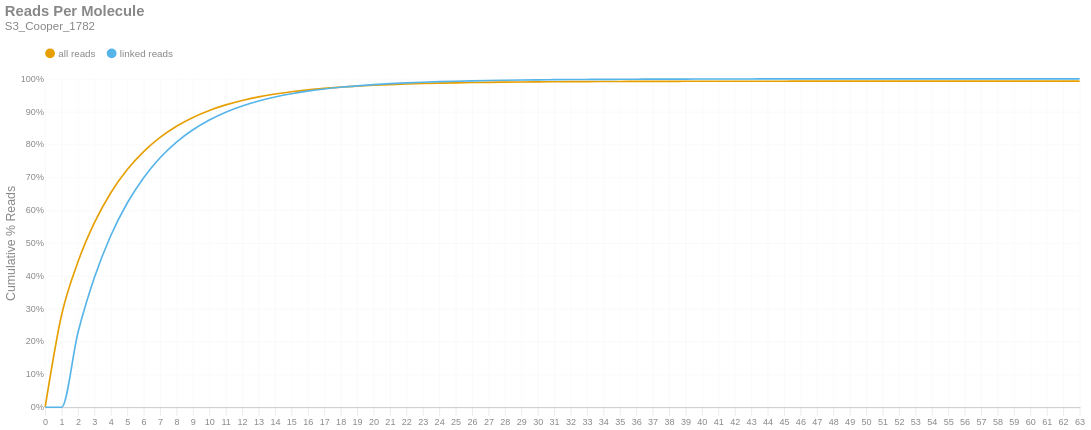

The notebook cell saved with this chart:
### Markdown cell above
### Reads per Molecule
This chart shows the cumulative distribution of the number of reads per linked molecule. That is, how many alignments are associated with a unique molecule. This excludes the number of reads associated with invalid or absent linked-read barcodes. The `linked` histogram is the percentages recalculated when disregarding singletons.

### Code cell
if SKIPLR:
    print_html(f"Skipped")
else:
    counts = np.bincount(valids['reads'].cast(pl.Int64).to_numpy())
    weighted = counts * np.arange(len(counts))
    all_perc = weighted / n_reads
    linked_perc = weighted / n_linked_reads
    linked_perc[1] = 0
    binned_df = pl.DataFrame({
        'readsper': list(range(len(counts))),
        'all reads (cumsum)': np.cumsum(all_perc).tolist(),
        'linked reads (cumsum)': np.cumsum(linked_perc).tolist(),
    })

    with SafeRender(binned_df):
        (
            density_plot(binned_df, 'Reads Per Molecule', samplename, 'readspmol')
            .encode(
                x=alt.X('readsper:O', title=None).axis(labelAngle=0).scale(padding=0),
                y=alt.Y('value:Q', title='Cumulative % Reads').axis(format='%').stack(False),
                color=alt.Color("key:N").scale(domain=["all reads", "linked reads"]),
                tooltip=[
                    alt.Tooltip("key:N", title="Data Type"),
                    alt.Tooltip("readsper:O", title="Reads Per Molecule"),
                    alt.Tooltip("value:Q", format=".2%", title="% Reads (Cum.)")
                ]            
            )
        ).display()

### Figure 1 — Vega-Lite specification as saved in the notebook (floating-point values rounded to 4 significant figures)
{"width": "container", "height": 400, "config": {"title": {"anchor": "start", "dy": -15, "fontSize": 18, "color": "#888888", "subtitleColor": "#888888", "subtitleFontSize": 14}, "arc": {"fill": "#0072B2"}, "axis": {"domainColor": "#888888", "domainWidth": 0.5, "gridWidth": 0.2, "grid": false, "titleFontWeight": 400, "titleFontSize": 15, "labelFontSize": 11, "labelColor": "#888888", "tickColor": "#888888", "tickWidth": 0.2, "titleColor": "#888888"}, "axisBand": {"grid": false}, "axisX": {"grid": true, "tickSize": 10, "domainCap": "round"}, "axisY": {"domain": false, "grid": true, "tickSize": 0, "domainCap": "round"}, "background": "transparent", "header": {"labelFontSize": 15, "labelColor": "#888888", "titleFontSize": 15, "titleFontWeight": 600, "titleColor": "#888888"}, "legend": {"labelFont": "sans-serif", "labelFontSize": 12, "labelColor": "#888888", "symbolSize": 100, "symbolType": "circle", "titleFontSize": 12, "titlePadding": 10, "titleColor": "#888888", "title": null, "orient": "top"}, "range": {"category": ["#E69F00", "#56B4E9", "#009E73", "#F0E442", "#0072B2", "#D55E00", "#CC79A7", "#000000"], "diverging": ["#cfe8f3", "#a2d4ec", "#73bfe2", "#46abdb", "#1696d2", "#12719e"]}, "area": {"fill": "#0072B2", "fillOpacity": 0.7, "line": true, "strokeOpacity": 0.7}, "line": {"color": "#0072B2", "stroke": "#0072B2", "strokeWidth": 2}, "trail": {"color": "#0072B2", "stroke": "#0072B2", "strokeWidth": 0, "size": 1}, "point": {"filled": true, "fillOpacity": 1.0, "size": 95}, "text": {"color": "#888888", "fontSize": 11, "align": "right", "fontWeight": 400, "size": 11}, "bar": {"fill": "#0072B2", "stroke": null}, "view": {"stroke": null, "continuousWidth": 660, "continuousHeight": 400}}, "data": {"name": "data-30e58b3fca1db30667ab716d824ce74f"}, "mark": {"type": "line", "interpolate": "monotone", "point": {"opacity": 0, "size": 275}}, "encoding": {"color": {"field": "key", "scale": {"domain": ["all reads", "linked reads"]}, "type": "nominal"}, "tooltip": [{"field": "key", "title": "Data Type", "type": "nominal"}, {"field": "readsper", "title": "Reads Per Molecule", "type": "ordinal"}, {"field": "value", "format": ".2%", "title": "% Reads (Cum.)", "type": "quantitative"}], "x": {"axis": {"labelAngle": 0}, "field": "readsper", "scale": {"padding": 0}, "title": null, "type": "ordinal"}, "y": {"axis": {"format": "%"}, "field": "value", "stack": false, "title": "Cumulative % Reads", "type": "quantitative"}}, "params": [{"name": "param_c36ac31b6afebe62", "select": {"type": "point", "fields": ["key"]}, "bind": "legend"}], "title": {"text": "Reads Per Molecule", "subtitle": "S3_Cooper_1782"}, "transform": [{"fold": ["all reads (cumsum)", "linked reads (cumsum)"]}, {"calculate": "replace(datum.key, ' (cumsum)', '')", "as": "key"}, {"filter": {"param": "param_c36ac31b6afebe62"}}], "usermeta": {"embedOptions": {"downloadFileName": "S3_Cooper_1782.readspmol"}}, "$schema": "https://vega.github.io/schema/vega-lite/v6.1.0.json", "datasets": {"data-30e58b3fca1db30667ab716d824ce74f": [{"readsper": 0, "all reads (cumsum)": 0.0, "linked reads (cumsum)": 0.0}, {"readsper": 1, "all reads (cumsum)": 0.2807, "linked reads (cumsum)": 0.0}, {"readsper": 2, "all reads (cumsum)": 0.4427, "linked reads (cumsum)": 0.2274}, {"readsper": 3, "all reads (cumsum)": 0.5619, "linked reads (cumsum)": 0.3948}, {"readsper": 4, "all reads (cumsum)": 0.6531, "linked reads (cumsum)": 0.5228}, {"readsper": 5, "all reads (cumsum)": 0.7236, "linked reads (cumsum)": 0.6218}, {"readsper": 6, "all reads (cumsum)": 0.7785, "linked reads (cumsum)": 0.6989}, {"readsper": 7, "all reads (cumsum)": 0.8217, "linked reads (cumsum)": 0.7595}, {"readsper": 8, "all reads (cumsum)": 0.8557, "linked reads (cumsum)": 0.8073}, {"readsper": 9, "all reads (cumsum)": 0.8824, "linked reads (cumsum)": 0.8448}, {"readsper": 10, "all reads (cumsum)": 0.9038, "linked reads (cumsum)": 0.8748}, {"readsper": 11, "all reads (cumsum)": 0.9207, "linked reads (cumsum)": 0.8985}, {"readsper": 12, "all reads (cumsum)": 0.9341, "linked reads (cumsum)": 0.9174}, {"readsper": 13, "all reads (cumsum)": 0.945, "linked reads (cumsum)": 0.9326}, {"readsper": 14, "all reads (cumsum)": 0.9536, "linked reads (cumsum)": 0.9447}, {"readsper": 15, "all reads (cumsum)": 0.9606, "linked reads (cumsum)": 0.9546}, {"readsper": 16, "all reads (cumsum)": 0.9663, "linked reads (cumsum)": 0.9626}, {"readsper": 17, "all reads (cumsum)": 0.9709, "linked reads (cumsum)": 0.9691}, {"readsper": 18, "all reads (cumsum)": 0.9747, "linked reads (cumsum)": 0.9743}, {"readsper": 19, "all reads (cumsum)": 0.9777, "linked reads (cumsum)": 0.9785}, {"readsper": 20, "all reads (cumsum)": 0.9803, "linked reads (cumsum)": 0.9822}, {"readsper": 21, "all reads (cumsum)": 0.9825, "linked reads (cumsum)": 0.9853}, {"readsper": 22, "all reads (cumsum)": 0.9842, "linked reads (cumsum)": 0.9877}, {"readsper": 23, "all reads (cumsum)": 0.9856, "linked reads (cumsum)": 0.9897}, {"readsper": 24, "all reads (cumsum)": 0.9868, "linked reads (cumsum)": 0.9914}, {"readsper": 25, "all reads (cumsum)": 0.9878, "linked reads (cumsum)": 0.9927}, {"readsper": 26, "all reads (cumsum)": 0.9886, "linked reads (cumsum)": 0.9939}, {"readsper": 27, "all reads (cumsum)": 0.9893, "linked reads (cumsum)": 0.9949}, {"readsper": 28, "all reads (cumsum)": 0.9899, "linked reads (cumsum)": 0.9957}, {"readsper": 29, "all reads (cumsum)": 0.9904, "linked reads (cumsum)": 0.9964}, {"readsper": 30, "all reads (cumsum)": 0.9908, "linked reads (cumsum)": 0.9969}, {"readsper": 31, "all reads (cumsum)": 0.9911, "linked reads (cumsum)": 0.9973}, {"readsper": 32, "all reads (cumsum)": 0.9914, "linked reads (cumsum)": 0.9978}, {"readsper": 33, "all reads (cumsum)": 0.9916, "linked reads (cumsum)": 0.9981}, {"readsper": 34, "all reads (cumsum)": 0.9918, "linked reads (cumsum)": 0.9984}, {"readsper": 35, "all reads (cumsum)": 0.992, "linked reads (cumsum)": 0.9986}, {"readsper": 36, "all reads (cumsum)": 0.9921, "linked reads (cumsum)": 0.9988}, {"readsper": 37, "all reads (cumsum)": 0.9922, "linked reads (cumsum)": 0.999}, {"readsper": 38, "all reads (cumsum)": 0.9924, "linked reads (cumsum)": 0.9991}, {"readsper": 39, "all reads (cumsum)": 0.9924, "linked reads (cumsum)": 0.9993}, {"readsper": 40, "all reads (cumsum)": 0.9925, "linked reads (cumsum)": 0.9994}, {"readsper": 41, "all reads (cumsum)": 0.9926, "linked reads (cumsum)": 0.9995}, {"readsper": 42, "all reads (cumsum)": 0.9926, "linked reads (cumsum)": 0.9995}, {"readsper": 43, "all reads (cumsum)": 0.9927, "linked reads (cumsum)": 0.9996}, {"readsper": 44, "all reads (cumsum)": 0.9927, "linked reads (cumsum)": 0.9996}, {"readsper": 45, "all reads (cumsum)": 0.9927, "linked reads (cumsum)": 0.9997}, {"readsper": 46, "all reads (cumsum)": 0.9928, "linked reads (cumsum)": 0.9997}, {"readsper": 47, "all reads (cumsum)": 0.9928, "linked reads (cumsum)": 0.9997}, {"readsper": 48, "all reads (cumsum)": 0.9928, "linked reads (cumsum)": 0.9998}, {"readsper": 49, "all reads (cumsum)": 0.9928, "linked reads (cumsum)": 0.9998}, {"readsper": 50, "all reads (cumsum)": 0.9929, "linked reads (cumsum)": 0.9998}, {"readsper": 51, "all reads (cumsum)": 0.9929, "linked reads (cumsum)": 0.9999}, {"readsper": 52, "all reads (cumsum)": 0.9929, "linked reads (cumsum)": 0.9999}, {"readsper": 53, "all reads (cumsum)": 0.9929, "linked reads (cumsum)": 0.9999}, {"readsper": 54, "all reads (cumsum)": 0.9929, "linked reads (cumsum)": 0.9999}, {"readsper": 55, "all reads (cumsum)": 0.9929, "linked reads (cumsum)": 0.9999}, {"readsper": 56, "all reads (cumsum)": 0.9929, "linked reads (cumsum)": 1.0}, {"readsper": 57, "all reads (cumsum)": 0.9929, "linked reads (cumsum)": 1.0}, {"readsper": 58, "all reads (cumsum)": 0.993, "linked reads (cumsum)": 1.0}, {"readsper": 59, "all reads (cumsum)": 0.993, "linked reads (cumsum)": 1.0}, {"readsper": 60, "all reads (cumsum)": 0.993, "linked reads (cumsum)": 1.0}, {"readsper": 61, "all reads (cumsum)": 0.993, "linked reads (cumsum)": 1.0}, {"readsper": 62, "all reads (cumsum)": 0.993, "linked reads (cumsum)": 1.0}, {"readsper": 63, "all reads (cumsum)": 0.993, "linked reads (cumsum)": 1.0}]}}
